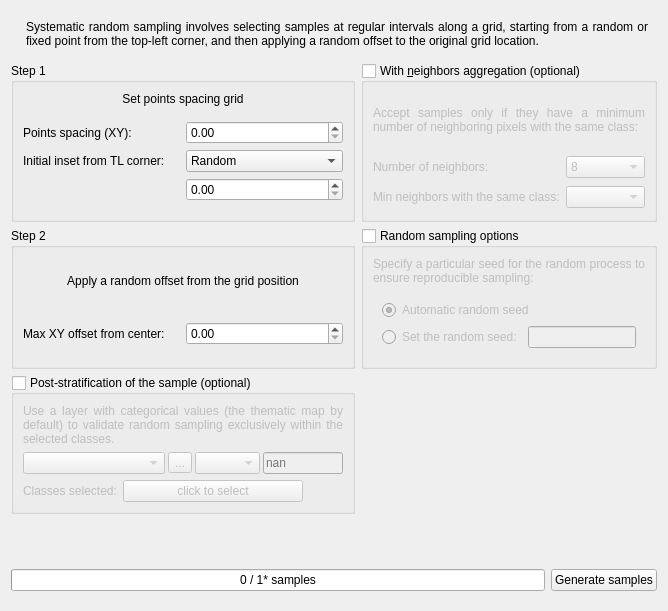
     <widget class="QWidget" name="tab_SystematicSampling">
      <attribute name="title">
       <string>Systematic Sampling</string>
      </attribute>
      <layout class="QVBoxLayout" name="verticalLayout_7">
       <item>
        <widget class="QWidget" name="widget_3" native="true">
         <layout class="QHBoxLayout" name="horizontalLayout_9">
          <item>
           <widget class="QLabel" name="label_2">
            <property name="text">
             <string>&lt;html&gt;&lt;head/&gt;&lt;body&gt;&lt;img height=&quot;90&quot;  src=&quot;:/plugins/AcATaMa/icons/systematic_sampling.svg&quot;/&gt;&lt;/body&gt;&lt;/html&gt;</string>
            </property>
           </widget>
          </item>
          <item>
           <widget class="QLabel" name="label_25">
            <property name="sizePolicy">
             <sizepolicy hsizetype="Expanding" vsizetype="Preferred">
              <horstretch>0</horstretch>
              <verstretch>0</verstretch>
             </sizepolicy>
            </property>
            <property name="text">
             <string>Systematic random sampling involves selecting samples at regular intervals along a grid, starting from a random or fixed point from the top-left corner, and then applying a random offset to the original grid location.</string>
            </property>
            <property name="alignment">
             <set>Qt::AlignJustify|Qt::AlignVCenter</set>
            </property>
            <property name="wordWrap">
             <bool>true</bool>
            </property>
           </widget>
          </item>
         </layout>
        </widget>
       </item>
       <item>
        <widget class="QWidget" name="widget_15" native="true">
         <layout class="QGridLayout" name="gridLayout_14">
          <property name="leftMargin">
           <number>0</number>
          </property>
          <property name="topMargin">
           <number>0</number>
          </property>
          <property name="rightMargin">
           <number>0</number>
          </property>
          <property name="bottomMargin">
           <number>0</number>
          </property>
          <item row="1" column="0">
           <widget class="QGroupBox" name="widget_SystS_step2">
            <property name="title">
             <string>Step 2</string>
            </property>
            <layout class="QVBoxLayout" name="verticalLayout_29">
             <item>
              <widget class="QLabel" name="label_7">
               <property name="text">
                <string>Apply a random offset from the grid position</string>
               </property>
               <property name="alignment">
                <set>Qt::AlignCenter</set>
               </property>
              </widget>
             </item>
             <item>
              <widget class="QWidget" name="widget_11" native="true">
               <layout class="QGridLayout" name="gridLayout_7">
                <property name="leftMargin">
                 <number>0</number>
                </property>
                <property name="rightMargin">
                 <number>0</number>
                </property>
                <item row="0" column="0">
                 <widget class="QLabel" name="label_31">
                  <property name="text">
                   <string>Max XY offset from center:</string>
                  </property>
                 </widget>
                </item>
                <item row="0" column="1">
                 <widget class="QDoubleSpinBox" name="MaxXYoffset_SystS"/>
                </item>
               </layout>
              </widget>
             </item>
            </layout>
           </widget>
          </item>
          <item row="0" column="0">
           <widget class="QGroupBox" name="widget_SystS_step1">
            <property name="title">
             <string>Step 1</string>
            </property>
            <layout class="QVBoxLayout" name="verticalLayout_26">
             <item>
              <widget class="QLabel" name="label_32">
               <property name="text">
                <string>Set points spacing grid</string>
               </property>
               <property name="alignment">
                <set>Qt::AlignCenter</set>
               </property>
              </widget>
             </item>
             <item>
              <widget class="QWidget" name="widget_8" native="true">
               <layout class="QGridLayout" name="gridLayout_6">
                <property name="leftMargin">
                 <number>0</number>
                </property>
                <property name="rightMargin">
                 <number>0</number>
                </property>
                <item row="0" column="1">
                 <widget class="QDoubleSpinBox" name="PointsSpacing_SystS"/>
                </item>
                <item row="1" column="0">
                 <widget class="QLabel" name="label_27">
                  <property name="text">
                   <string>Initial inset from TL corner:</string>
                  </property>
                 </widget>
                </item>
                <item row="0" column="0">
                 <widget class="QLabel" name="label_26">
                  <property name="text">
                   <string>Points spacing (XY):</string>
                  </property>
                 </widget>
                </item>
                <item row="1" column="1">
                 <widget class="QComboBox" name="QCBox_InitialInsetMode_SystS">
                  <property name="toolTip">
                   <string>&lt;html&gt;&lt;head/&gt;&lt;body&gt;&lt;p&gt;Set the initial inset from top-left corner using a random value (from 0 to point spacing) or using a fixed value by user&lt;/p&gt;&lt;/body&gt;&lt;/html&gt;</string>
                  </property>
                  <item>
                   <property name="text">
                    <string>Random</string>
                   </property>
                  </item>
                  <item>
                   <property name="text">
                    <string>Fixed</string>
                   </property>
                  </item>
                 </widget>
                </item>
                <item row="2" column="1">
                 <widget class="QDoubleSpinBox" name="InitialInsetFixed_SystS"/>
                </item>
               </layout>
              </widget>
             </item>
            </layout>
           </widget>
          </item>
          <item row="2" column="0">
           <widget class="QGroupBox" name="QGBox_SystSwithPS">
            <property name="title">
             <string>Post-stratification of the sample (optional)</string>
            </property>
            <property name="checkable">
             <bool>true</bool>
            </property>
            <property name="checked">
             <bool>false</bool>
            </property>
            <layout class="QVBoxLayout" name="verticalLayout_32">
             <item>
              <widget class="QWidget" name="widget_SystSwithPS" native="true">
               <layout class="QVBoxLayout" name="verticalLayout_33">
                <property name="leftMargin">
                 <number>0</number>
                </property>
                <property name="topMargin">
                 <number>0</number>
                </property>
                <property name="rightMargin">
                 <number>0</number>
                </property>
                <property name="bottomMargin">
                 <number>0</number>
                </property>
                <item>
                 <widget class="QLabel" name="label_33">
                  <property name="text">
                   <string>Use a layer with categorical values (the thematic map by default) to validate random sampling exclusively within the selected classes.</string>
                  </property>
                  <property name="alignment">
                   <set>Qt::AlignJustify|Qt::AlignVCenter</set>
                  </property>
                  <property name="wordWrap">
                   <bool>true</bool>
                  </property>
                 </widget>
                </item>
                <item>
                 <widget class="QWidget" name="widget_27" native="true">
                  <layout class="QHBoxLayout" name="horizontalLayout_27">
                   <property name="spacing">
                    <number>3</number>
                   </property>
                   <property name="leftMargin">
                    <number>0</number>
                   </property>
                   <property name="topMargin">
                    <number>0</number>
                   </property>
                   <property name="rightMargin">
                    <number>0</number>
                   </property>
                   <property name="bottomMargin">
                    <number>0</number>
                   </property>
                   <item>
                    <widget class="QgsMapLayerComboBox" name="QCBox_PostStratMap_SystS">
                     <property name="sizePolicy">
                      <sizepolicy hsizetype="Expanding" vsizetype="Fixed">
                       <horstretch>0</horstretch>
                       <verstretch>0</verstretch>
                      </sizepolicy>
                     </property>
                     <property name="focusPolicy">
                      <enum>Qt::StrongFocus</enum>
                     </property>
                     <property name="editable">
                      <bool>false</bool>
                     </property>
                     <property name="allowEmptyLayer">
                      <bool>true</bool>
                     </property>
                    </widget>
                   </item>
                   <item>
                    <widget class="QToolButton" name="QPBtn_browsePostStratMap_SystS">
                     <property name="maximumSize">
                      <size>
                       <width>30</width>
                       <height>16777215</height>
                      </size>
                     </property>
                     <property name="toolTip">
                      <string>Load file</string>
                     </property>
                     <property name="text">
                      <string>...</string>
                     </property>
                    </widget>
                   </item>
                   <item>
                    <widget class="QComboBox" name="QCBox_band_PostStratMap_SystS">
                     <property name="maximumSize">
                      <size>
                       <width>65</width>
                       <height>16777215</height>
                      </size>
                     </property>
                     <property name="toolTip">
                      <string>Band</string>
                     </property>
                     <property name="sizeAdjustPolicy">
                      <enum>QComboBox::AdjustToContents</enum>
                     </property>
                    </widget>
                   </item>
                   <item>
                    <widget class="QLineEdit" name="nodata_PostStratMap_SystS">
                     <property name="maximumSize">
                      <size>
                       <width>80</width>
                       <height>16777215</height>
                      </size>
                     </property>
                     <property name="toolTip">
                      <string>Nodata Value.
It set automatically from image if the layer has the nodata value set.</string>
                     </property>
                     <property name="placeholderText">
                      <string>nan</string>
                     </property>
                    </widget>
                   </item>
                  </layout>
                 </widget>
                </item>
                <item>
                 <widget class="QWidget" name="widget_12" native="true">
                  <layout class="QHBoxLayout" name="horizontalLayout_6">
                   <property name="leftMargin">
                    <number>0</number>
                   </property>
                   <property name="topMargin">
                    <number>0</number>
                   </property>
                   <property name="rightMargin">
                    <number>0</number>
                   </property>
                   <property name="bottomMargin">
                    <number>0</number>
                   </property>
                   <item>
                    <widget class="QLabel" name="label_34">
                     <property name="text">
                      <string>Classes selected:</string>
                     </property>
                    </widget>
                   </item>
                   <item>
                    <widget class="QPushButton" name="QPBtn_PostStratMapClasses_SystS">
                     <property name="minimumSize">
                      <size>
                       <width>180</width>
                       <height>0</height>
                      </size>
                     </property>
                     <property name="cursor">
                      <cursorShape>PointingHandCursor</cursorShape>
                     </property>
                     <property name="text">
                      <string>click to select</string>
                     </property>
                    </widget>
                   </item>
                   <item>
                    <spacer name="horizontalSpacer_5">
                     <property name="orientation">
                      <enum>Qt::Horizontal</enum>
                     </property>
                     <property name="sizeHint" stdset="0">
                      <size>
                       <width>40</width>
                       <height>20</height>
                      </size>
                     </property>
                    </spacer>
                   </item>
                  </layout>
                 </widget>
                </item>
               </layout>
              </widget>
             </item>
            </layout>
           </widget>
          </item>
          <item row="0" column="1">
           <widget class="QGroupBox" name="QGBox_neighbour_aggregation_SystS">
            <property name="title">
             <string>With &amp;neighbors aggregation (optional)</string>
            </property>
            <property name="checkable">
             <bool>true</bool>
            </property>
            <property name="checked">
             <bool>false</bool>
            </property>
            <layout class="QVBoxLayout" name="verticalLayout_23">
             <item>
              <widget class="QWidget" name="widget_neighbour_aggregation_SystS" native="true">
               <layout class="QVBoxLayout" name="verticalLayout_24">
                <property name="leftMargin">
                 <number>0</number>
                </property>
                <property name="topMargin">
                 <number>0</number>
                </property>
                <property name="rightMargin">
                 <number>0</number>
                </property>
                <property name="bottomMargin">
                 <number>0</number>
                </property>
                <item>
                 <widget class="QLabel" name="label_36">
                  <property name="text">
                   <string>Accept samples only if they have a minimum number of neighboring pixels with the same class:</string>
                  </property>
                  <property name="alignment">
                   <set>Qt::AlignJustify|Qt::AlignVCenter</set>
                  </property>
                  <property name="wordWrap">
                   <bool>true</bool>
                  </property>
                 </widget>
                </item>
                <item>
                 <widget class="QWidget" name="widget_16" native="true">
                  <layout class="QGridLayout" name="gridLayout_15">
                   <property name="leftMargin">
                    <number>0</number>
                   </property>
                   <property name="topMargin">
                    <number>0</number>
                   </property>
                   <property name="rightMargin">
                    <number>0</number>
                   </property>
                   <property name="bottomMargin">
                    <number>0</number>
                   </property>
                   <item row="0" column="1">
                    <widget class="QComboBox" name="QCBox_NumberOfNeighbors_SystS">
                     <property name="sizeAdjustPolicy">
                      <enum>QComboBox::AdjustToContents</enum>
                     </property>
                     <item>
                      <property name="text">
                       <string>8</string>
                      </property>
                     </item>
                     <item>
                      <property name="text">
                       <string>24</string>
                      </property>
                     </item>
                     <item>
                      <property name="text">
                       <string>48</string>
                      </property>
                     </item>
                    </widget>
                   </item>
                   <item row="0" column="0">
                    <widget class="QLabel" name="label_37">
                     <property name="text">
                      <string>Number of neighbors:</string>
                     </property>
                    </widget>
                   </item>
                   <item row="1" column="0">
                    <widget class="QLabel" name="label_38">
                     <property name="text">
                      <string>Min neighbors with the same class:</string>
                     </property>
                    </widget>
                   </item>
                   <item row="1" column="1">
                    <widget class="QComboBox" name="QCBox_SameClassOfNeighbors_SystS">
                     <property name="sizeAdjustPolicy">
                      <enum>QComboBox::AdjustToContents</enum>
                     </property>
                    </widget>
                   </item>
                  </layout>
                 </widget>
                </item>
               </layout>
              </widget>
             </item>
            </layout>
           </widget>
          </item>
          <item row="1" column="1">
           <widget class="QGroupBox" name="QGBox_random_sampling_options_SystS">
            <property name="title">
             <string>Random sampling options</string>
            </property>
            <property name="checkable">
             <bool>true</bool>
            </property>
            <property name="checked">
             <bool>false</bool>
            </property>
            <layout class="QVBoxLayout" name="verticalLayout_25">
             <item>
              <widget class="QWidget" name="widget_random_sampling_options_SystS" native="true">
               <layout class="QVBoxLayout" name="verticalLayout_27">
                <property name="leftMargin">
                 <number>0</number>
                </property>
                <property name="topMargin">
                 <number>0</number>
                </property>
                <property name="rightMargin">
                 <number>0</number>
                </property>
                <property name="bottomMargin">
                 <number>0</number>
                </property>
                <item>
                 <widget class="QLabel" name="label_39">
                  <property name="text">
                   <string>Specify a particular seed for the random process to ensure reproducible sampling:</string>
                  </property>
                  <property name="alignment">
                   <set>Qt::AlignJustify|Qt::AlignVCenter</set>
                  </property>
                  <property name="wordWrap">
                   <bool>true</bool>
                  </property>
                 </widget>
                </item>
                <item>
                 <widget class="QWidget" name="widget_17" native="true">
                  <layout class="QGridLayout" name="gridLayout_16">
                   <item row="1" column="0">
                    <widget class="QRadioButton" name="with_random_seed_by_user_SystS">
                     <property name="text">
                      <string>Set the random seed:</string>
                     </property>
                    </widget>
                   </item>
                   <item row="1" column="1">
                    <widget class="QLineEdit" name="random_seed_by_user_SystS">
                     <property name="toolTip">
                      <string>&lt;html&gt;&lt;head/&gt;&lt;body&gt;&lt;p&gt;Set the seed random number as an integer value. It is possible to use strings, bytes, or bytearray but all of them get converted to an int and all of its bits are used.&lt;/p&gt;&lt;/body&gt;&lt;/html&gt;</string>
                     </property>
                    </widget>
                   </item>
                   <item row="0" column="0" colspan="2">
                    <widget class="QRadioButton" name="automatic_random_seed_SystS">
                     <property name="text">
                      <string>Automatic random seed</string>
                     </property>
                     <property name="checked">
                      <bool>true</bool>
                     </property>
                    </widget>
                   </item>
                  </layout>
                 </widget>
                </item>
               </layout>
              </widget>
             </item>
            </layout>
           </widget>
          </item>
         </layout>
        </widget>
       </item>
       <item>
        <spacer name="verticalSpacer_6">
         <property name="orientation">
          <enum>Qt::Vertical</enum>
         </property>
         <property name="sizeHint" stdset="0">
          <size>
           <width>20</width>
           <height>40</height>
          </size>
         </property>
        </spacer>
       </item>
       <item>
        <widget class="QWidget" name="widget_Generation_SystS" native="true">
         <layout class="QHBoxLayout" name="horizontalLayout_7">
          <property name="leftMargin">
           <number>0</number>
          </property>
          <property name="rightMargin">
           <number>0</number>
          </property>
          <item>
           <widget class="QProgressBar" name="QPBar_GenerateSamples_SystS">
            <property name="enabled">
             <bool>true</bool>
            </property>
            <property name="toolTip">
             <string>&lt;html&gt;&lt;head/&gt;&lt;body&gt;&lt;p&gt;The total number of samples (*) is an estimate, and the samples generated could be fewer due to sampling type and some (hard) restrictions in the sampling conditions. You can finish the process if it gets stuck after some time.&lt;/p&gt;&lt;/body&gt;&lt;/html&gt;</string>
            </property>
            <property name="maximum">
             <number>1</number>
            </property>
            <property name="value">
             <number>0</number>
            </property>
            <property name="format">
             <string>%v / %m* samples</string>
            </property>
           </widget>
          </item>
          <item>
           <widget class="QPushButton" name="QPBtn_GenerateSamples_SystS">
            <property name="cursor">
             <cursorShape>PointingHandCursor</cursorShape>
            </property>
            <property name="text">
             <string>Generate samples</string>
            </property>
           </widget>
          </item>
         </layout>
        </widget>
       </item>
      </layout>
     </widget>
